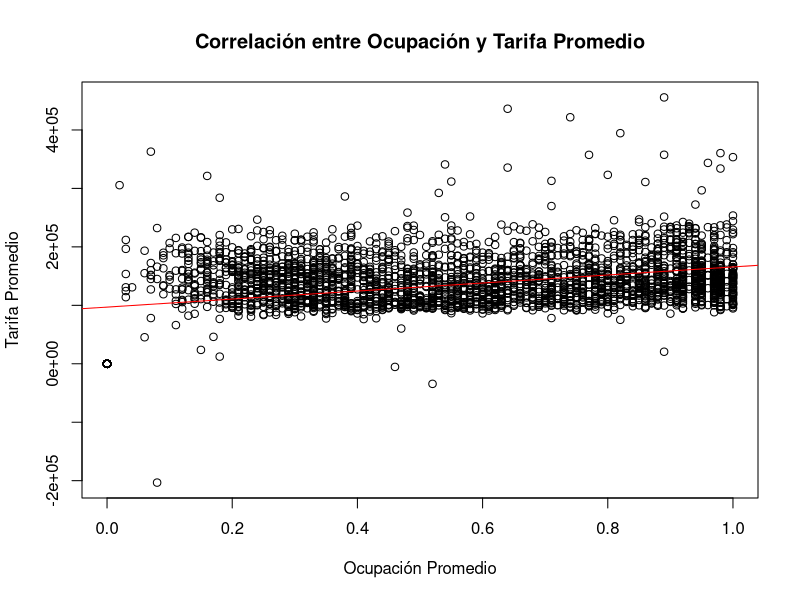
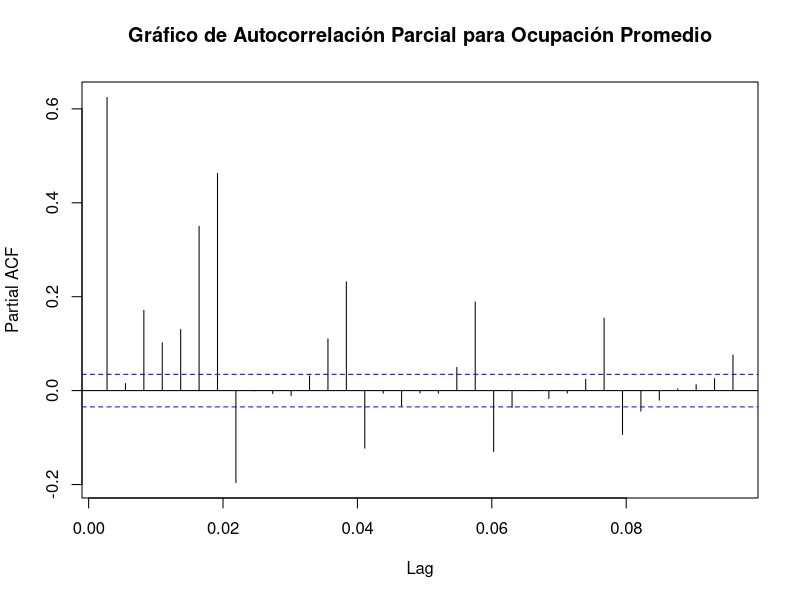
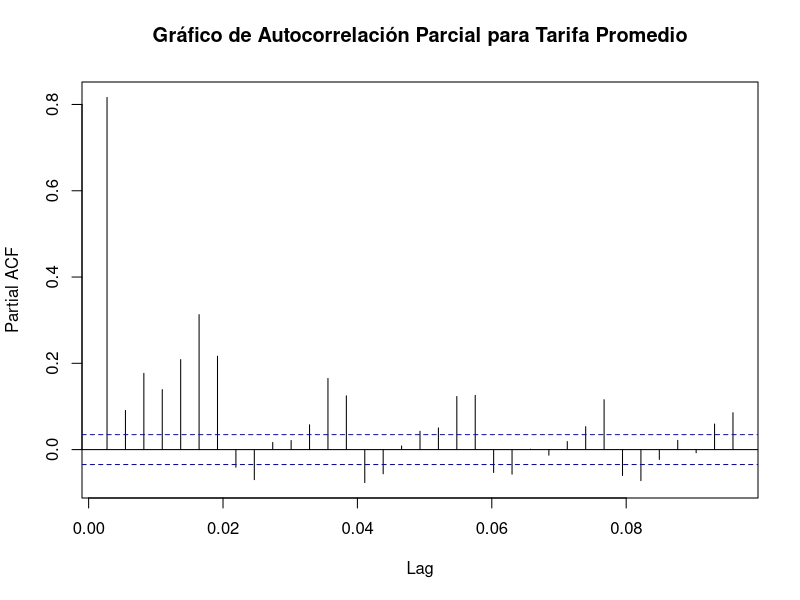

Generate these figures, in order, with R:
## ---- chunk 1
library(stringr)
library(readxl)
library(dplyr)
library(ggplot2)
library(lubridate)
library(forecast)
library(tseries)
## ---- chunk 2
data1 <- read_excel("history.xlsx")

head(data1)
## ---- chunk 3

ocupacion = data1 %>% select(CONSIDERED_DATE,
                                    NO_ROOMS,
                                    CF_OCCUPANCY,
                                    CF_AVERAGE_ROOM_RATE)
ocupacion <- ocupacion %>%
  mutate(CONSIDERED_DATE = str_replace_all(
    CONSIDERED_DATE,
    c("JAN" = "01", "FEB" = "02", "MAR" = "03", 
      "APR" = "04", "MAY" = "05", "JUN" = "06", 
      "JUL" = "07", "AUG" = "08", "SEP" = "09", 
      "OCT" = "10", "NOV" = "11", "DEC" = "12")
  ))


head(ocupacion)
## ---- chunk 4
sapply(ocupacion, class)
## ---- chunk 5
ocupacion1 <- ocupacion %>%
  mutate(
   # Convertir CF_OCCUPANCY a numérico; quitar símbolos no numéricos como '%'
    CF_OCCUPANCY = as.numeric(gsub("%", "", CF_OCCUPANCY)) / 100,
    
    # Convertir CF_AVERAGE_ROOM_RATE a numérico
    CF_AVERAGE_ROOM_RATE = as.numeric(CF_AVERAGE_ROOM_RATE),
    
    # Redondear los valores numéricos a 2 decimales
    CF_OCCUPANCY = round(CF_OCCUPANCY, 2),
    CF_AVERAGE_ROOM_RATE = round(CF_AVERAGE_ROOM_RATE, 0)
  )
ocupacion1 <- ocupacion1 %>%
  mutate(CONSIDERED_DATE = dmy(CONSIDERED_DATE))  # dmy() convierte de día-mes-año a Date

sapply(ocupacion1, class)
## ---- chunk 6
head(ocupacion1)
## ---- chunk 7
# Transformar los datos en una serie temporal diaria para cada variable
# Filtrar solo las columnas necesarias para el análisis
ocupacion_ts <- ts(ocupacion1$CF_OCCUPANCY, start = c(2016, 1), frequency = 365)
tarifa_ts <- ts(ocupacion1$CF_AVERAGE_ROOM_RATE, start = c(2016, 1), frequency = 365)

# Análisis ARIMA para la serie de ocupación promedio
# 1. Diferenciar la serie para asegurar que sea estacionaria
adf_test_ocupacion <- adf.test(ocupacion_ts)  # Prueba de raíz unitaria
adf_test_tarifa <- adf.test(tarifa_ts)  # Prueba de raíz unitaria

print(adf_test_ocupacion)
print(adf_test_tarifa)
## ---- chunk 8
# Prueba de correlación
resultado_cor_test <- cor.test(ocupacion_ts, tarifa_ts, method = "pearson")

# Imprimir resultados de la prueba
print(resultado_cor_test)
## ---- chunk 9
# Gráfico de dispersión
plot(ocupacion_ts, tarifa_ts,
     xlab = "Ocupación Promedio",
     ylab = "Tarifa Promedio",
     main = "Correlación entre Ocupación y Tarifa Promedio")
abline(lm(tarifa_ts ~ ocupacion_ts), col = "red")  # Línea de regresión
## ---- chunk 10
# Gráfico de autocorrelación parcial para ocupacion_ts
pacf(ocupacion_ts, main = "Gráfico de Autocorrelación Parcial para Ocupación Promedio")

# Gráfico de autocorrelación parcial para tarifa_ts
pacf(tarifa_ts, main = "Gráfico de Autocorrelación Parcial para Tarifa Promedio")
